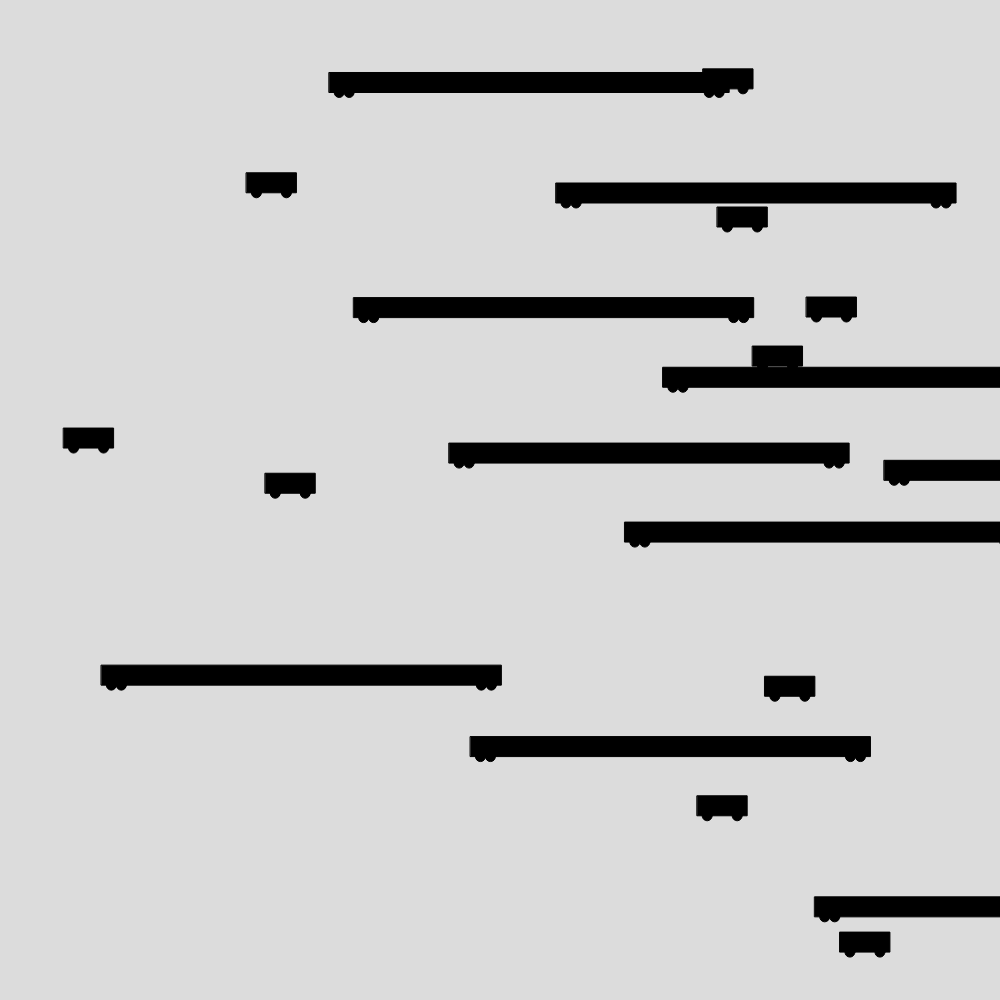
Frame 1 (no input)
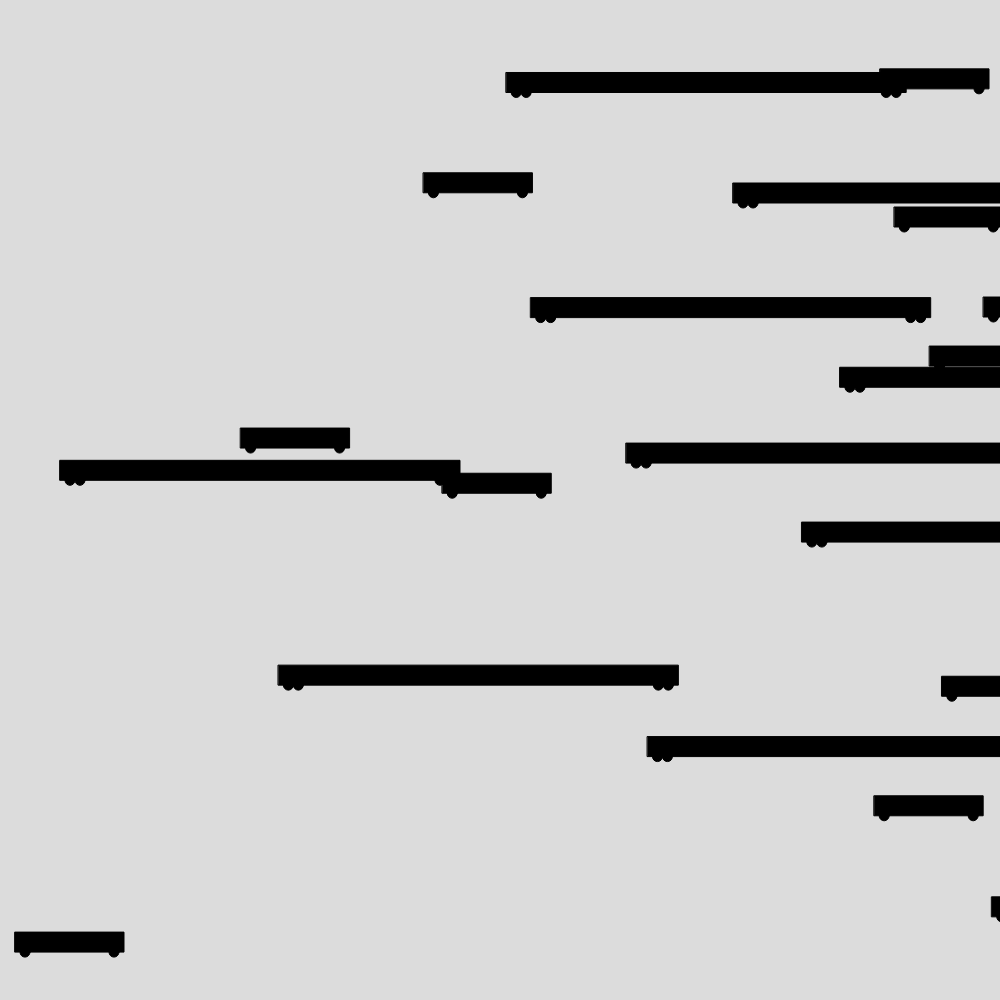
Frame 60 (no input)
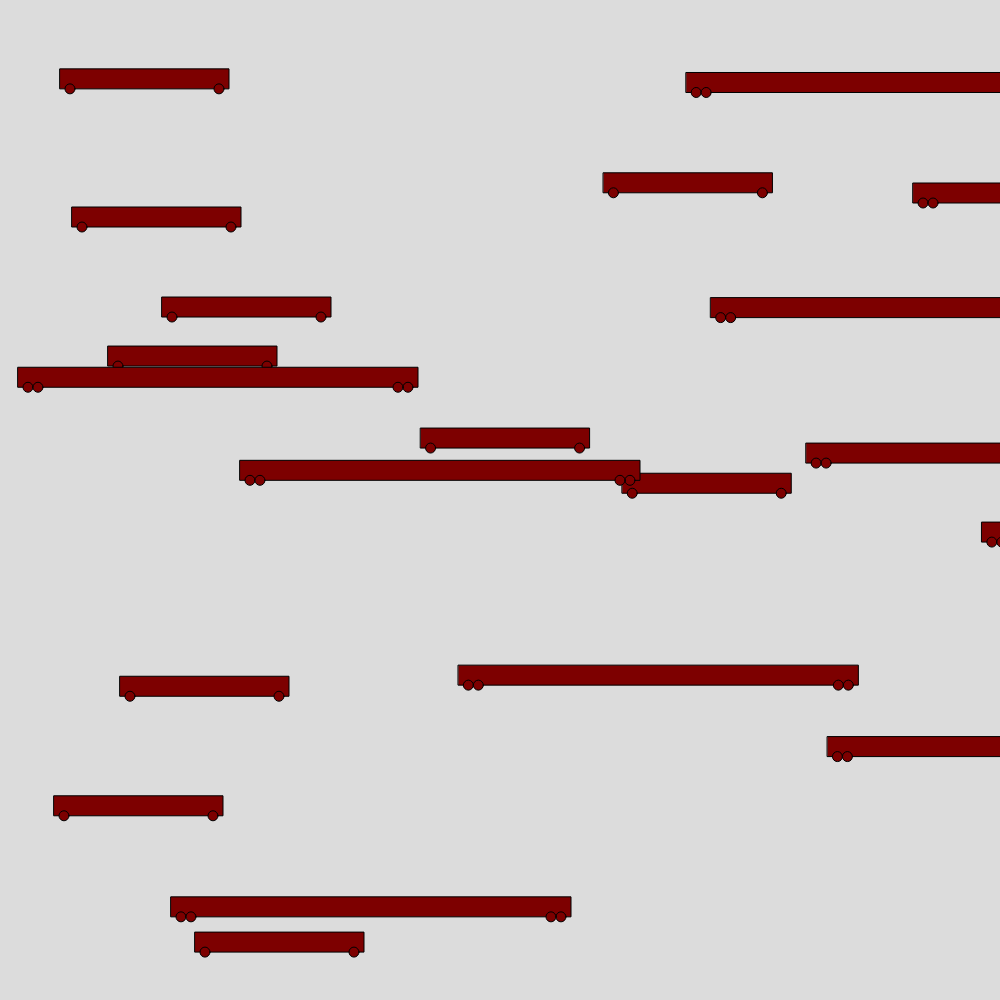
Frame 120 (the mouse pressed at the canvas centre since frame 60)

The p5.js sketch that drew these frames (run headless with seeded random() and noise() and a simulated clock; from frame 60 on, the mouse is pressed at the canvas centre):

// p5.js sketch
// ── sketch.js
let cars = [];
let noCars = 10;
let trains = [];
let notrains = 10;
function setup() {
  createCanvas(1000, 1000);

  for(let i = 0; i < noCars; i+=1){
   let tempCar = new Car(random(0, width),random(0,height),50,3)
   cars.push(tempCar);
  }
  for(let i = 0; i < notrains; i+=1){
   let temptrain = new train(random(0, width),random(0,height),200,3)
   trains.push(temptrain);
  }
}

function draw() {
  background(220);
  for(let i = 0; i<cars.length; i++)
  {
  cars[i].move();
  cars[i].show(mouseX/4);
  cars[i].grow();
  }

  for(let i = 0; i<trains.length; i++)
  {
  trains[i].move();
  trains[i].show(mouseX/4);
 
  }
}

// ── car.js
class Car{
    constructor(x, y, size, speed){
        this.x = x;
        this.y = y;
        this.size = size;
        this.speed = speed;
    }

    move(){
        this.x = this.x + this.speed;
        if(this.x > width){
            this.x = 0;
        }
    }

    show(redColour){
       fill(redColour, 0, 0);
       rect(this.x, this.y, this.size, 20);
       ellipse(this.x + 10, this.y+20,10);
       ellipse(this.x + this.size - 10, this.y+20,10);
    }

    grow(){
        if(this.size<200){
           this.size = this.size+1;  
        }
       
    }
}

class train{
    constructor(x, y, size, speed){
        this.x = x;
        this.y = y;
        this.size = 2*size;
        this.speed = speed;
    }

    move(){
        this.x = this.x + this.speed;
        if(this.x > width){
            this.x = 0;
        }
    }

    show(blueColour){
       fill(blueColour, 0, 0);
       rect(this.x, this.y, this.size, 20);
       ellipse(this.x + 10, this.y+20,10);
       ellipse(this.x + this.size - 10, this.y+20,10);
       ellipse(this.x + 20, this.y+20,10);
       ellipse(this.x + this.size - 20, this.y+20,10);
    }
}
